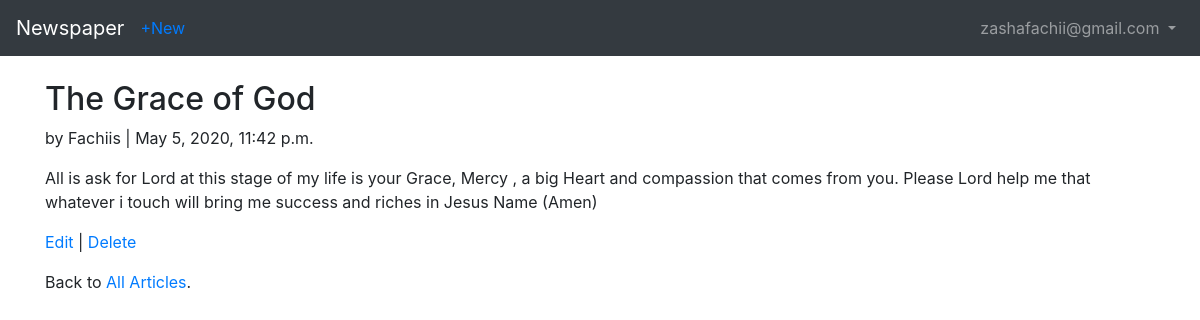
The app's page /articles/2/ (signed in) with its own data.
### users/models.py (models this page shows)
class CustomUser(AbstractUser):
    age = models.PositiveIntegerField(null=True, blank=True)

### articles/models.py (models this page shows, shortened)
class Article(models.Model):
    title = models.CharField(max_length=300)
    body = models.TextField()
    author = models.ForeignKey(get_user_model(), on_delete=models.CASCADE)
    pub_date = models.DateTimeField(auto_now_add=True)
    class Meta:
        ordering = ("-pub_date",)

### articles/views.py (the view)
# urls.py: path("<int:pk>/", ArticleDetailView.as_view(), name="article_detail"),
class ArticleDetailView(LoginRequiredMixin, DetailView):
    model = Article
    template_name = "article_detail.html"
    context_object_name = "article_detail"
    login_url = "login"

### templates/article_detail.html (shortened to what this page needs)
{% extends 'base.html' %}
{% block content %}
    <div class="article-entry">
        <h2>{{ article_detail.title }}</h2>
        <p>by {{ article_detail.author }} | {{ article_detail.pub_date }}</p>
        <p>{{ article_detail.body }}</p>
        <p><a href="{% url 'article_update' article_detail.pk %}">Edit</a> |
            <a href="{% url 'article_delete' article_detail.pk %}">Delete</a>
        </p>
        <p>Back to <a href="{% url 'article_list' %}">All Articles</a>.</p>
    </div>
{% endblock content %}

### templates/base.html (shortened to what this page needs)
<DOCTYPE html>
<html lang="en">
<head>
        <link rel="stylesheet" href="https://stackpath.bootstrapcdn.com/bootstrap/4.4.1/css/bootstrap.min.css"
>
</head>
<body>
    <nav class="navbar navbar-expand-md navbar-dark bg-dark mb-4">
        <a class="navbar-brand" href="{% url 'home' %}">Newspaper</a>
        {% if user.is_authenticated %}
            <ul class="navbar-nav mr-auto">
                <li class="nav-item"><a href="{% url 'article_new' %}">+New</a><li>
            </ul>
        {% endif %}
    <div class="collapse navbar-collapse" id="navbarCollapse">
    {% if user.is_authenticated %}
        <ul class="navbar-nav ml-auto">
            <li class="nav-item">
                <a class="nav-link dropdown-toggle" href="#" id="userMenu"
                    data-toggle="dropdown" aria-haspopup="true"
                    aria-expanded="false">
                    {{ user.username }}
                </a>
            </li>
        </ul>
    {% endif %}
    </div>
    </nav>
        <div class="container">
            {% block content %}
            {% endblock content %}
        </div>
</body>
</html>

### records on screen
CustomUser: username "zashafachii@gmail.com"
Article: title "The Grace of God", author "Fachiis", pub_date "May 5, 2020, 11:42 p.m.", body "All is ask for Lord at this stage of my life is your Grace, Mercy , a big Heart and compassion that comes from you. Please Lord help me that whatever i touch will bring me success and riches in Jesus Name (Amen)"
